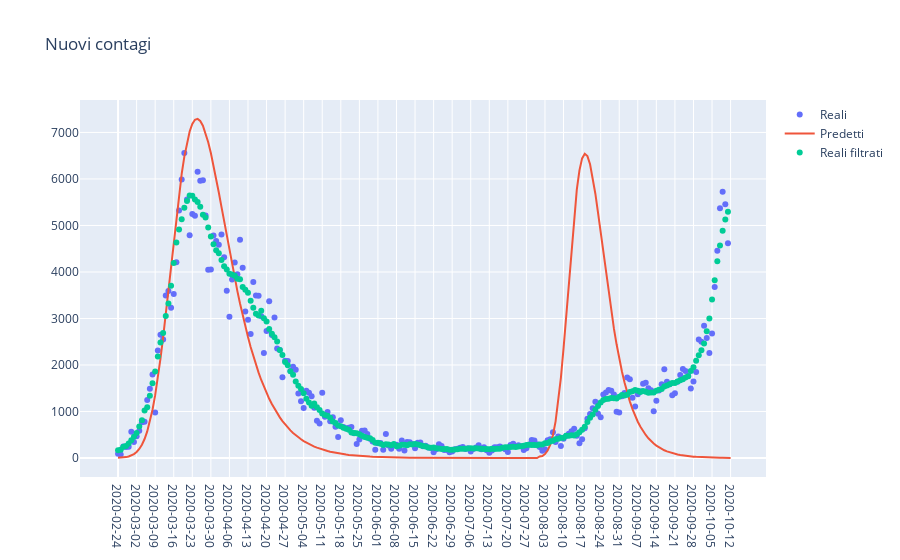

Here is the notebook cell this chart was saved with:
### Code cell
fig = go.Figure()

# Add traces
fig.add_trace(go.Scatter(x=day_counter,
                         y=nuovi_contagi_reali,
                         mode='markers',
                         name='Reali'))
fig.add_trace(go.Scatter(x=day_counter,
                         y=nuovi_contagi_pred,
                         mode='lines',
                         name='Predetti'))
fig.add_trace(go.Scatter(x=day_counter,
                         y=nuovi_contagi_reali_filtered,
                         mode='markers',
                         name='Reali filtrati'))
fig.update_layout(title='Nuovi contagi',
                  xaxis_tickmode = 'array',
                  xaxis_tickvals = np.arange(0,len(day_counter),7),
                  xaxis_ticktext = [g[0:10] for g in giorni[np.arange(0,len(day_counter),7)]])
fig.show()

### Figure 1 — Plotly figure (JSON) as saved in the notebook; plotly's stock layout.template omitted (floating-point values rounded to 4 significant figures; data arrays with more than 128 entries replaced by an {"elided": "..."} marker saying what was removed)
{"data": [{"mode": "markers", "name": "Reali", "type": "scatter", "x": {"elided": "232 int values"}, "y": {"elided": "231 int values"}}, {"mode": "lines", "name": "Predetti", "type": "scatter", "x": {"elided": "232 int values"}, "y": {"elided": "299 float values"}}, {"mode": "markers", "name": "Reali filtrati", "type": "scatter", "x": {"elided": "232 int values"}, "y": {"elided": "231 float values"}}], "layout": {"title": {"text": "Nuovi contagi"}, "xaxis": {"tickmode": "array", "ticktext": ["2020-02-24", "2020-03-02", "2020-03-09", "2020-03-16", "2020-03-23", "2020-03-30", "2020-04-06", "2020-04-13", "2020-04-20", "2020-04-27", "2020-05-04", "2020-05-11", "2020-05-18", "2020-05-25", "2020-06-01", "2020-06-08", "2020-06-15", "2020-06-22", "2020-06-29", "2020-07-06", "2020-07-13", "2020-07-20", "2020-07-27", "2020-08-03", "2020-08-10", "2020-08-17", "2020-08-24", "2020-08-31", "2020-09-07", "2020-09-14", "2020-09-21", "2020-09-28", "2020-10-05", "2020-10-12"], "tickvals": [0, 7, 14, 21, 28, 35, 42, 49, 56, 63, 70, 77, 84, 91, 98, 105, 112, 119, 126, 133, 140, 147, 154, 161, 168, 175, 182, 189, 196, 203, 210, 217, 224, 231]}}}
